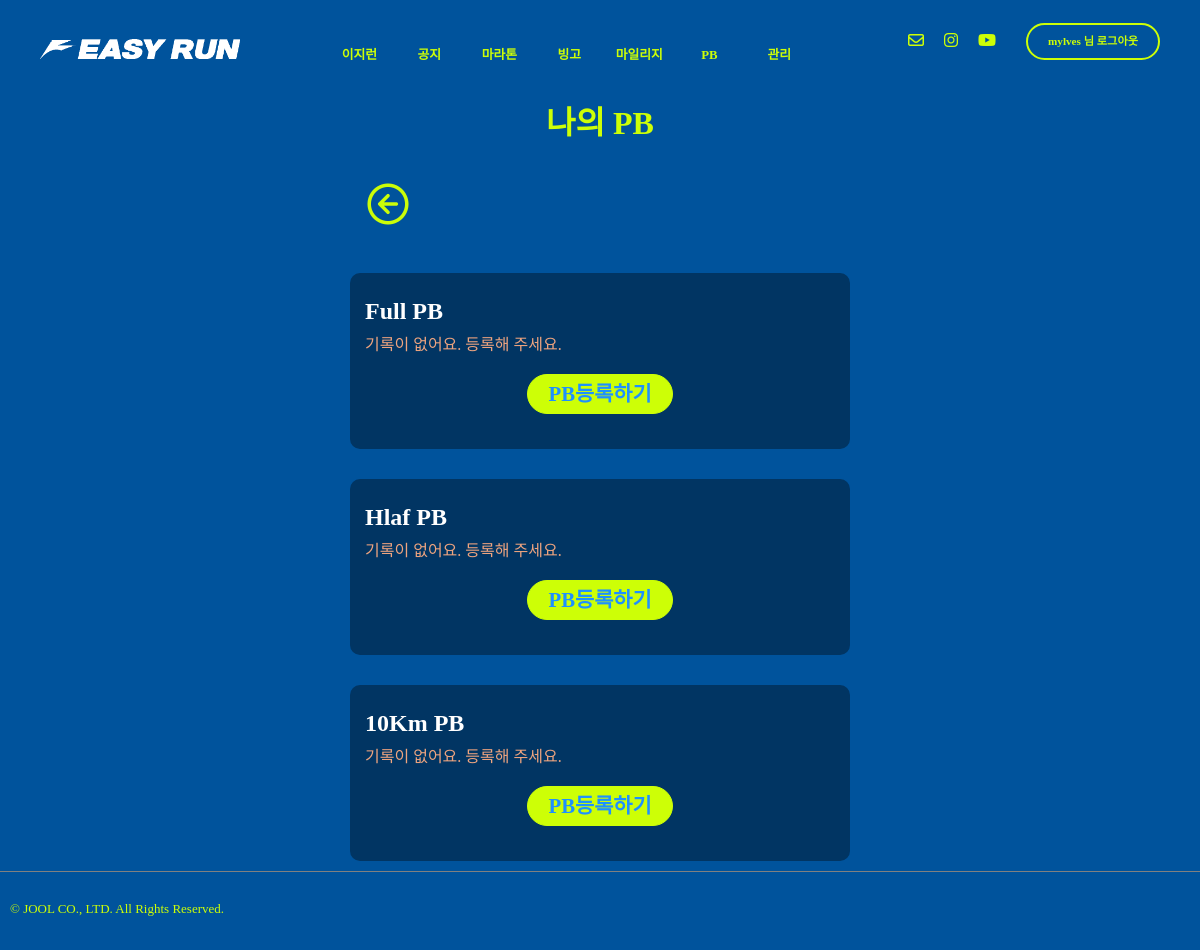
Before: /runres/pbview/7/ (signed in) with the older database file.
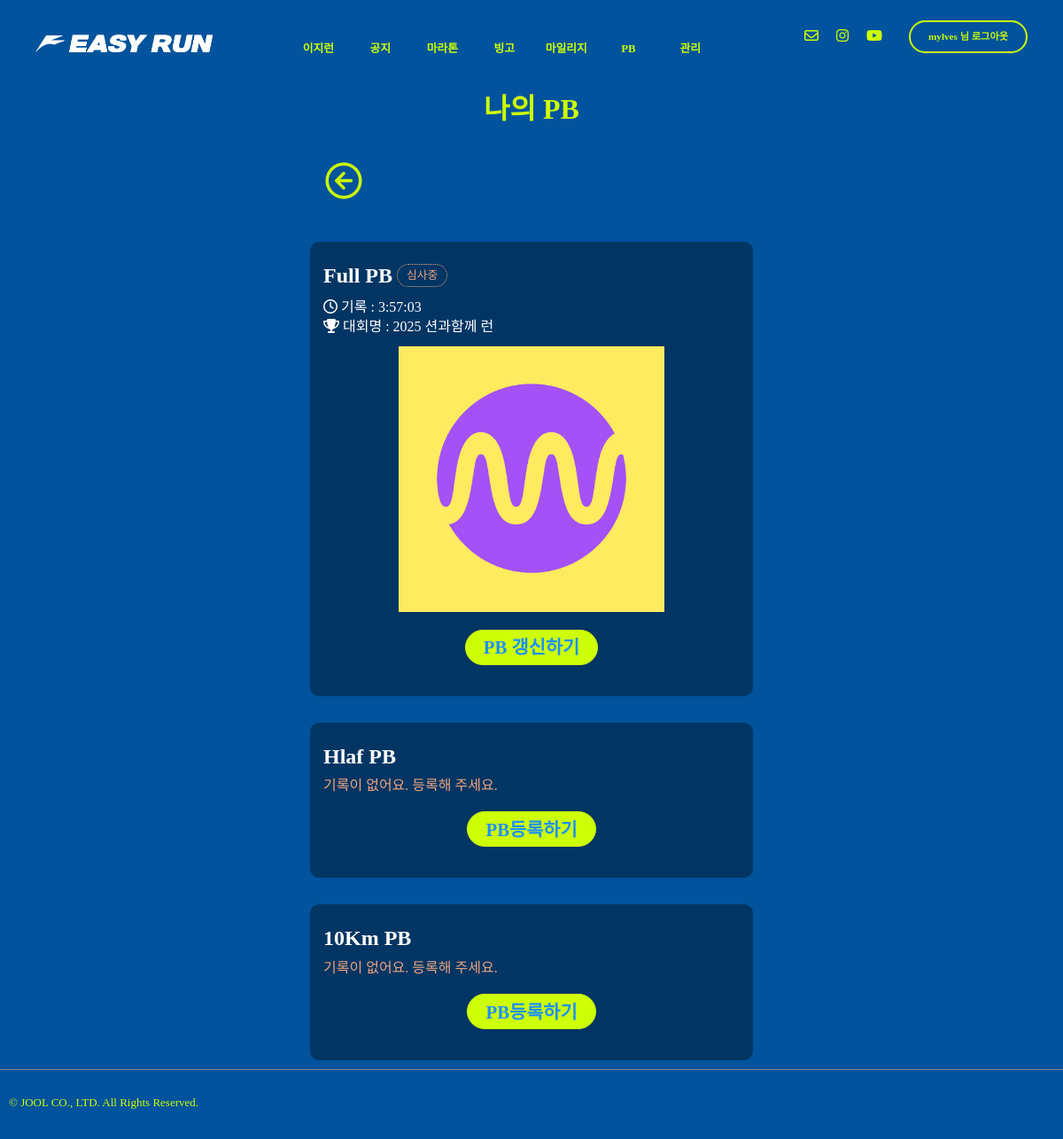
After: the same page with the newer database file.
### record/models.py (models this page shows, shortened)
class PersonalRecord(models.Model):
    STATUS_CHOICES = [
        ('pending', '심사중'),
        ('verified', '인증됨'),
        ('rejected', '반려됨'),
    ]
    CATEGORY_CHOICES = [
        ('10K', '10km'),
        ('HM', '하프마라톤'),
        ('FM', '풀마라톤'),
    ]
    event_name = models.CharField(max_length=50)
    runner = models.ForeignKey(settings.AUTH_USER_MODEL,on_delete=models.CASCADE)
    category = models.CharField(max_length=5, choices=CATEGORY_CHOICES)
    date = models.DateField(blank=True, null=True)
    record = models.DurationField()  # 시간 기록
    status = models.CharField(
        max_length=10,
        choices=STATUS_CHOICES,
        default='pending'
    )
    evidence_url = ResizedImageField(size=[500,500], upload_to="record", blank=False)
    created_at = models.DateTimeField(auto_now_add=True)
    desc = models.TextField(blank=True)
    class Meta:
        unique_together = ('runner', 'category')  # 한 종목에 1개 PR

### record/views.py (the view)
# urls.py: path('pbview/<str:pk>/', views.pbView, name="pbView"),
@login_required
def pbView(request,pk):
    pb_tenk = PersonalRecord.objects.filter(runner=pk).filter(category='10K').first()
    pb_hm = PersonalRecord.objects.filter(runner=pk).filter(category='HM').first()
    pb_fm = PersonalRecord.objects.filter(runner=pk).filter(category='FM').first()
    return render(request,"run_mypb.html", {"pb_tenk":pb_tenk, "pb_hm":pb_hm, "pb_fm":pb_fm})

### templates/run_mypb.html (shortened to what this page needs)
{% extends "base.html" %}
{% load static %}
{% block content %}
  <div class="main-view flex-center">
    <div class="container-w500">
      <div>
        <p class="page-title">나의 PB</p>
      </div>
      <div class="run-submit-prev">
        <div class="previous-btn">
          <a href="{{ request.META.HTTP_REFERER }}">
            <img src="{% static "img/circle-arrow-down.png" %}" alt="logo-top" height="50px" ,="," width="auto"></a>
        </div>
      </div>
      <div class="space-h30"></div>
      <div class="pb-container">
        {% if pb_fm == None %}
          <div class="title-pb">Full PB</div>
          <div class="no-record">기록이 없어요. 등록해 주세요.</div>
          <div class="btn-control">
            <a href="{% url "runres:pbresPage" user.pk "FM" %}">
              <button class="btn-kor">PB등록하기</button>
            </a>
          </div>
        {% else %}
          <div class="flex-row">
            <div class="title-pb">Full PB</div>
            <div class="{% if pb_fm.status == 'verified' %}pb-status-verified
            {% elif pb_fm.status == 'pending' %}pb-status-pending
            {% else %}pb-status-rejected{% endif %}">{{ pb_fm.get_status_display }}</div>
          </div>
          <div class="pb-event">
            <div>
              <i class="fa-regular fa-clock"></i>
              기록 :
              {{ pb_fm.record }}</div>
            <div>
              <i class="fa-solid fa-trophy"></i>
              대회명 :
              {{ pb_fm.event_name }}</div>
          </div>
          <div class="flex-center">
            <img class="card-main-img" src="/media/{{ pb_fm.evidence_url }}" alt="" height="auto" width="auto"/>
          </div>
          <div class="btn-control">
            <a href="{% url "runres:pbUpdateView" user.pk "FM" %}">
              <button class="btn-kor">PB 갱신하기</button>
            </a>
          </div>
        {% endif %}
      </div>
      <div class="space-h30"></div>
      <div class="pb-container">
        {% if pb_hm == None %}
          <div class="title-pb">Hlaf PB</div>
          <div class="no-record">기록이 없어요. 등록해 주세요.</div>
          <div class="btn-control">
            <a href="{% url "runres:pbresPage" user.pk "HM" %}">
              <button class="btn-kor">PB등록하기</button>
            </a>
          </div>
        {% endif %}
      </div>
      <div class="space-h30"></div>
      <div class="pb-container">
        {% if pb_tenk == None %}
          <div class="title-pb">10Km PB</div>
          <div class="no-record">기록이 없어요. 등록해 주세요.</div>
          <div class="btn-control">
            <a href="{% url "runres:pbresPage" user.pk "10K" %}">
              <button class="btn-kor">PB등록하기</button>
            </a>
          </div>
        {% endif %}
      </div>
    </div>
  </div>
{% endblock content %}

Changed rows visible on the page:
added PersonalRecord: status "심사중", record "3:57:03", event_name "2025 션과함께 런", evidence_url (picture)
Other visible differences:
text no longer shown: "기록이 없어요. 등록해 주세요. PB등록하기"
text now shown: "기록 : 대회명 : PB 갱신하기"
